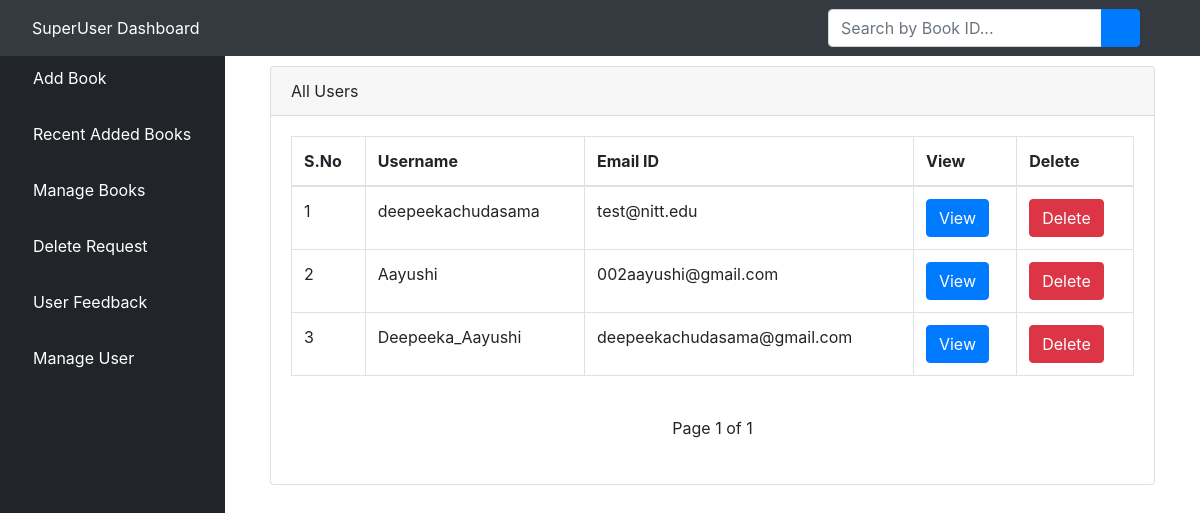
Before: /aluser/ with the older database file.
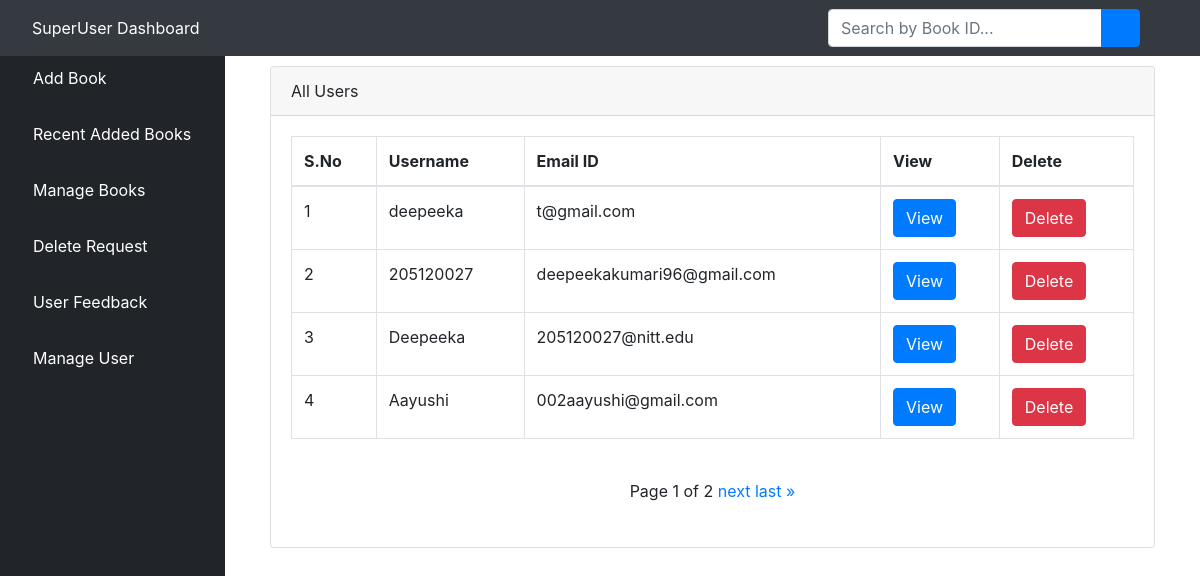
After: the same page with the newer database file.
### bookstore/models.py (models this page shows)
class User(AbstractUser):
    is_user = models.BooleanField(default=False)
    class Meta:
        swappable = 'AUTH_USER_MODEL'

### bookstore/views.py (the view)
# urls.py: path('aluser/', views.ListUserView.as_view(), name='aluser'),
class ListUserView(generic.ListView):
    model = User
    template_name = 'dashboard/list_users.html'
    context_object_name = 'users'
    paginate_by = 4
    def get_queryset(self):
        return User.objects.order_by('-id')

### bookstore/templates/dashboard/list_users.html (shortened to what this page needs)
{% extends 'dashboard/base.html' %}
{% block body %}
        <div class="container-fluid">
        <div class="row">
          <div class="col-12 mb-3">
          <div class="col-12 mb-3">
                <div id="content-wrapper">
        <div class="container-fluid">
            <div class="card mb-3">
                <div class="card-header">
                   All Users
                </div>
                <div class="card-body">
                    <div class="table-responsive">
                        <table class="table table-bordered" id="dataTable" width="100%" cellspacing="0">
                            <thead>
                            <tr>
                                <th>S.No</th>
                                <th>Username</th>
                                <th>Email ID</th>
                                <th>View</th>
                                <th>Delete</th>
                            </tr>
                            </thead>
                            <tbody>
                        {% if users %}
                            {% for user in users %}
                                <tr>
                                    <td>{{ forloop.counter }}</td>
                                    <td>{{ user.username }}</td>
                                    <td>{{ user.email }}</td>
                                    <td>
                <a href="{% url 'alvuser' user.pk %}"><button type="button" class="btn btn-primary"> View</button></a>
                 </td>
        <td>
          <a href="{% url 'aduser' user.pk %}"><button type="button" class="btn btn-danger"> Delete</button></a></td>
                                </tr>
                            {% endfor %}
                        {% endif %}
                            </tbody>
                        </table>
<div class="container p-4">
  <div class="pagination justify-content-center">
      <span class="step-links">
          <span class="current">
              Page {{ page_obj.number }} of {{ page_obj.paginator.num_pages }}
          </span>
        {% if page_obj.has_next %}
            <a href="?page={{ page_obj.next_page_number }}">next</a>
            <a href="?page={{ page_obj.paginator.num_pages }}">last &raquo;</a>
        {% endif %}
      </span>
      </div>
  </div>
                    </div>
                </div>
            </div>
        </div>
    </div>
          </div>
        </div>
      </div>
    </div>
{% endblock %}

### bookstore/templates/dashboard/base.html (shortened to what this page needs)
{% load static %}
<!DOCTYPE html>
<html lang="en">
<head>
    {% load static %}
    <link href="{% static 'vendor/fontawesome-free/css/all.min.css' %}" rel="stylesheet" type="text/css">
       <link rel="stylesheet" href="{% static 'assets/css/bootstrap.min.css' %}">
      <link rel="stylesheet" href="{% static 'assets/fonts/font-awesome-4.7.0/css/font-awesome.min.css' %}">
    <link href="{% static 'vendor/datatables/dataTables.bootstrap4.css' %}" rel="stylesheet">
    <link rel="stylesheet" type="text/css" href="{% static 'css/master.css' %}">
    <link href="{% static 'css/sb-admin.css' %}" rel="stylesheet">
</head>
<body id="page-top">
<nav class="navbar navbar-expand navbar-dark bg-dark fixed-top" >
    <a class="nav-link" href="{% url 'dashboard' %}">
        <span style="color:white">SuperUser Dashboard</span>
    </a>
      <form class="d-none d-md-inline-block form-inline ml-auto mr-0 mr-md-3 my-2 my-md-0" action="{% url 'asearch' %}">
        <div class="input-group">
            <input type="text" class="form-control" name="query" placeholder="Search by Book ID..." aria-label="Search" aria-describedby="basic-addon2">
            <div class="input-group-append">
                <button class="btn btn-primary" type="submit">
                    <i class="fas fa-search"></i>
                </button>
            </div>
        </div>
    </form>
    <ul class="navbar-nav ml-auto ml-md-0">
        <li class="nav-item dropdown no-arrow">
            <a class="nav-link dropdown-toggle" href="#" id="userDropdown" role="button" data-toggle="dropdown" aria-haspopup="true" aria-expanded="false">
                <i class="fas fa-sign-out-alt" style="color: white;"></i>
            </a>
        </li>
    </ul>
</nav>
<div id="wrapper" style="padding-top: 50px">
<ul class="sidebar navbar-nav">
        <li class="nav-item">
        <a class="nav-link" href="{% url 'aabook_form' %}">
            <i class="fas fa-book" style="color: khaki"></i>
            <span style="color: white">Add Book</span>
        </a>
    </li>
    <li class="nav-item">
        <a class="nav-link" href="{% url 'albook' %}">
            <i class="fas fa-book" style="color: khaki"></i>
            <span style="color: white">Recent Added Books</span>
        </a>
    </li>
      <li class="nav-item">
        <a class="nav-link" href="{% url 'ambook' %}">
            <i class="fas fa-book" style="color: khaki"></i>
            <span style="color: white">Manage Books</span>
        </a>
    </li>
     <li class="nav-item">
        <a class="nav-link" href="{% url 'adrequest' %}">
            <i class="fas fa-book" style="color: khaki"></i>
            <span style="color: white">Delete Request</span>
        </a>
    </li>
     <li class="nav-item">
        <a class="nav-link" href="{% url 'afeedback' %}">
            <i class="fas fa-user" style="color: khaki"></i>
            <span style="color: white">User Feedback</span>
        </a>
    </li>
     <li class="nav-item">
        <a class="nav-link" href="{% url 'aluser' %}">
            <i class="fas fa-user" style="color: khaki"></i>
            <span style="color: white">Manage User</span>
        </a>
    </li>
</ul>
    {% block body %}{% endblock %}
</div>

### static/css/master.css (style rules this page uses)
html { scroll-behavior: smooth; }
li { list-style-type: none; }

### bookstore/templates/dashboard/base.html (style rules this page uses)
body { display: flex; flex-direction: column; min-height: 100vh; }

Changed rows visible on the page:
no longer on this page (row edited): User: username "deepeekachudasama", email "test@nitt.edu"
no longer on this page (row edited): User: username "Deepeeka_Aayushi", email "deepeekachudasama@gmail.com"
added User: username "deepeeka", email "t@gmail.com"
added User: username "205120027", email "deepeekakumari96@gmail.com"
added User: username "Deepeeka", email "205120027@nitt.edu"
Other visible differences:
{{ page_obj.paginator.num_pages }}: "1" → "2"
text now shown: "next last »"
